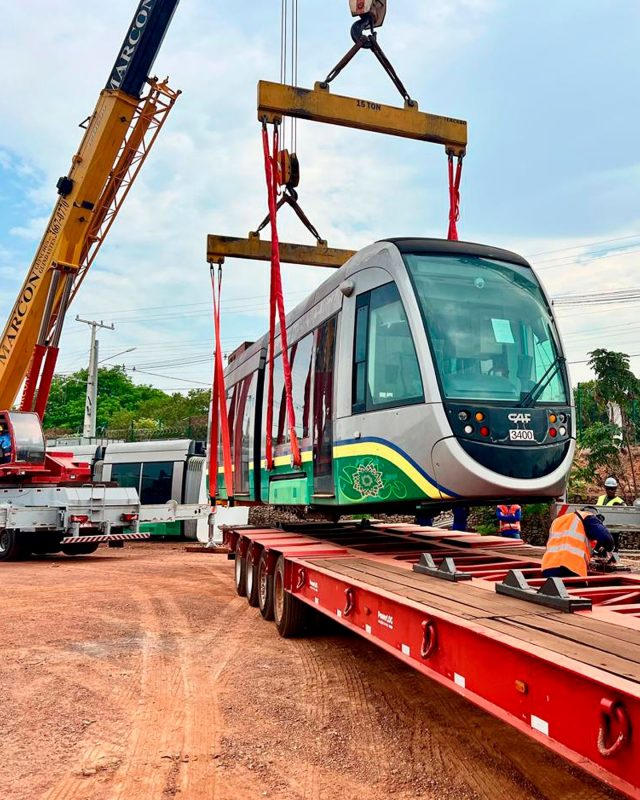
//> input picture pdi_code/data/blobs-image-2.jpg, 640 x 800 px, given in place of blobs-image.jpg, which was not available
$ ./isolamento_canais   (built with g++ and OpenCV 4)
//> lines starting //> are read from the running program, lines starting //| are printed output that depends on the picture; pictures that were not available may be replaced by others from this repository, and a replacement may not be noted
#include <opencv2/opencv.hpp>
#include <iostream>
#include <string>

int main() {
    std::cout << "Processamento de Imagens - Isolamento de Canais de Cores" << std::endl;

    // 1. Carregar a imagem colorida
    std::string imagePath = "../data/blobs-image.jpg";
    cv::Mat originalImage = cv::imread(imagePath, cv::IMREAD_COLOR);
//> originalImage is the input picture: 800 rows x 640 cols, CV_8UC3; mean B, G, R 135.6, 144.3, 163.7

    if (originalImage.empty()) {
        std::cerr << "Erro: Nao foi possivel carregar a imagem: " << imagePath << std::endl;
        return -1;
    }

    std::cout << "Imagem carregada com sucesso!" << std::endl;
    std::cout << "Dimensoes: " << originalImage.cols << "x" << originalImage.rows << std::endl;
//| Dimensoes: 640x800

    // 2. Obter dimensoes da imagem
    int height = originalImage.rows;
//> height = 800
    int width = originalImage.cols;
//> width = 640

    // 3. Criar matrizes para cada canal isolado
    cv::Mat redChannel = cv::Mat::zeros(height, width, CV_8UC3);    // Canal R isolado
    cv::Mat greenChannel = cv::Mat::zeros(height, width, CV_8UC3);  // Canal G isolado
    cv::Mat blueChannel = cv::Mat::zeros(height, width, CV_8UC3);   // Canal B isolado

    std::cout << "Processando pixels para isolar canais..." << std::endl;

    // 4. Processar cada pixel para isolar os canais
    for (int y = 0; y < height; y++) {
        for (int x = 0; x < width; x++) {
            // OpenCV usa formato BGR (Blue, Green, Red)
            cv::Vec3b pixel = originalImage.at<cv::Vec3b>(y, x);

            uchar blue = pixel[0];   // Canal B
            uchar green = pixel[1];  // Canal G
            uchar red = pixel[2];    // Canal R

            // Canal R isolado: apenas o vermelho, outros zerados
            redChannel.at<cv::Vec3b>(y, x) = cv::Vec3b(0, 0, red);

            // Canal G isolado: apenas o verde, outros zerados
            greenChannel.at<cv::Vec3b>(y, x) = cv::Vec3b(0, green, 0);

            // Canal B isolado: apenas o azul, outros zerados
            blueChannel.at<cv::Vec3b>(y, x) = cv::Vec3b(blue, 0, 0);
        }
    }
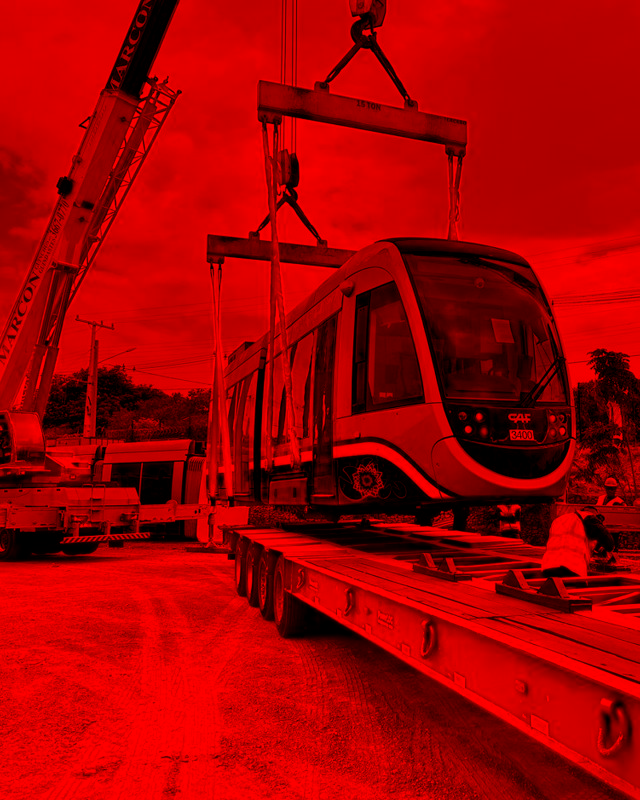
//> redChannel: 800 rows x 640 cols, CV_8UC3; mean B, G, R 0, 0, 163.7
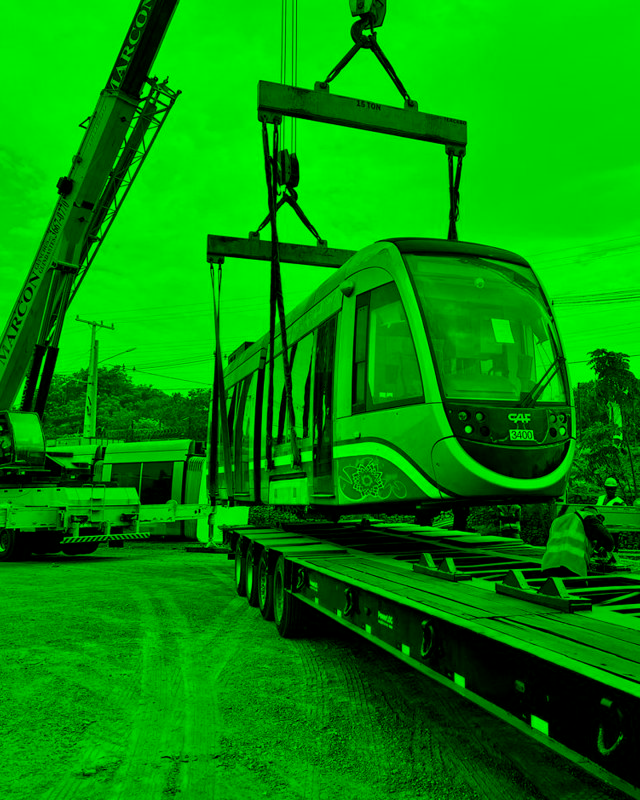
//> greenChannel: 800 rows x 640 cols, CV_8UC3; mean B, G, R 0, 144.3, 0
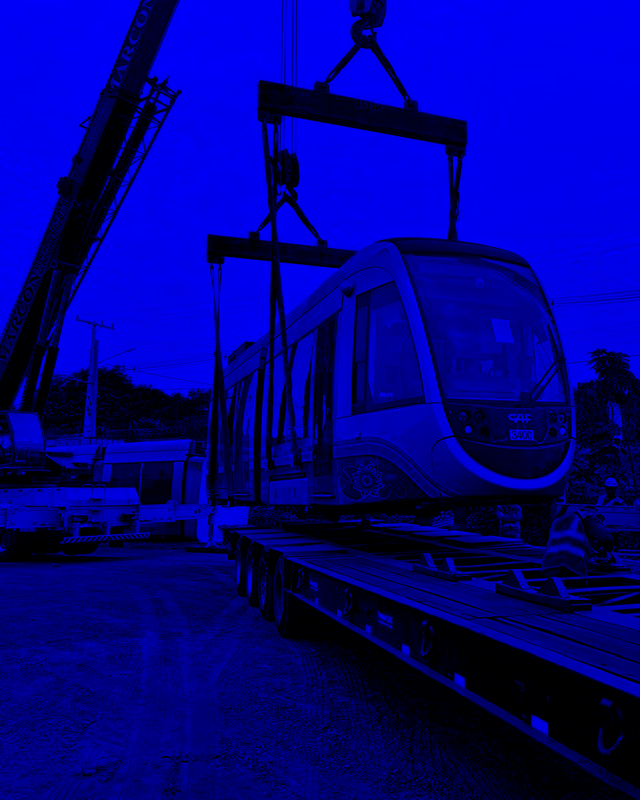
//> blueChannel: 800 rows x 640 cols, CV_8UC3; mean B, G, R 135.6, 0, 0

    std::cout << "Processamento concluido!" << std::endl;

    // 5. SALVAR PRIMEIRO - antes de qualquer visualizacao
    std::string redOutputPath = "../data/canal_red_isolado.jpg";
    std::string greenOutputPath = "../data/canal_green_isolado.jpg";
    std::string blueOutputPath = "../data/canal_blue_isolado.jpg";

    std::cout << "Salvando canais isolados..." << std::endl;

    bool redSaved = cv::imwrite(redOutputPath, redChannel);
    bool greenSaved = cv::imwrite(greenOutputPath, greenChannel);
    bool blueSaved = cv::imwrite(blueOutputPath, blueChannel);

    if (redSaved && greenSaved && blueSaved) {
        std::cout << "Canais isolados salvos com sucesso!" << std::endl;
        std::cout << "Canal R salvo em: " << redOutputPath << std::endl;
        std::cout << "Canal G salvo em: " << greenOutputPath << std::endl;
        std::cout << "Canal B salvo em: " << blueOutputPath << std::endl;
    } else {
        std::cerr << "Erro ao salvar alguns canais." << std::endl;
    }

    // 6. Salvar imagens de debug
    cv::imwrite("debug_canal_red.jpg", redChannel);
    cv::imwrite("debug_canal_green.jpg", greenChannel);
    cv::imwrite("debug_canal_blue.jpg", blueChannel);
    std::cout << "Imagens de debug salvas no diretorio atual" << std::endl;

    // 7. AGORA mostrar as imagens (ja que salvamento foi feito)
    try {
        cv::namedWindow("Imagem Original", cv::WINDOW_AUTOSIZE);
        cv::namedWindow("Canal R (Vermelho)", cv::WINDOW_AUTOSIZE);
        cv::namedWindow("Canal G (Verde)", cv::WINDOW_AUTOSIZE);
        cv::namedWindow("Canal B (Azul)", cv::WINDOW_AUTOSIZE);

        cv::imshow("Imagem Original", originalImage);
        cv::imshow("Canal R (Vermelho)", redChannel);
        cv::imshow("Canal G (Verde)", greenChannel);
        cv::imshow("Canal B (Azul)", blueChannel);

        std::cout << "Pressione qualquer tecla para continuar..." << std::endl;

        int key = 0;
        while (key != 27 && key != 13 && key != 32) { // ESC, Enter ou Espaco
            key = cv::waitKey(30) & 0xFF;
//> the Esc key is pressed
            if (key != 255) break; // Qualquer tecla pressionada
        }
    } catch (const cv::Exception& e) {
        std::cerr << "Erro ao exibir janelas: " << e.what() << std::endl;
    }

    // 8. Fechar todas as janelas
    cv::destroyAllWindows();

    std::cout << "Programa finalizado com sucesso!" << std::endl;
    return 0;
}
